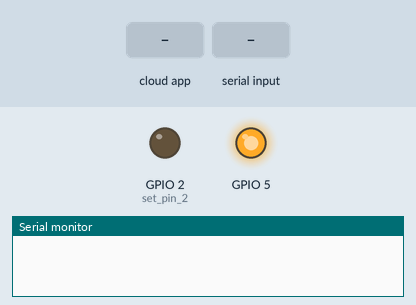
Bench run of a sketch on a simulated ESP8266 (NodeMCU). Shown: output pins drawn as LEDs (lit = HIGH), the last lines printed to the serial monitor. Dashed ring = blinking. Inputs (shaded band) come from the test bench. WiFi joins after 1.5 s; servers stay silent unless stated; no MQTT or app messages arrive unless stated.

Above: at 0.1 s.
At 2.7 s:
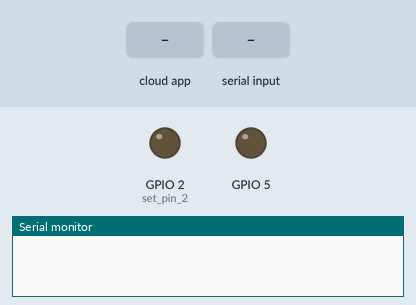
2.8 s: the phone or cloud app sets led to 0
At 4.6 s:
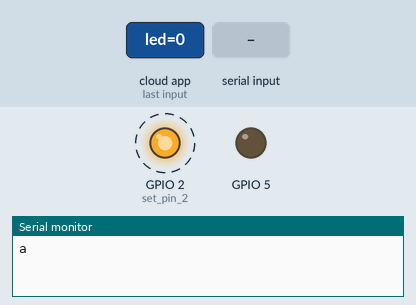
5.8 s: "o#" received over Serial
7.5 s: the phone or cloud app sets led to 1
Timing chart, 0 to 15.8 s (numbered marks = the images above; inputs shaded):
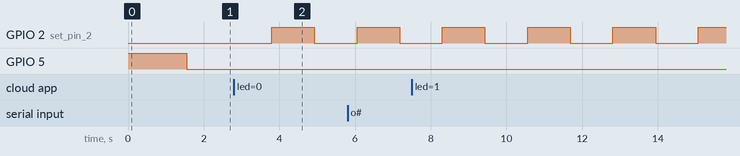

The sketch:

Wifi_ESP8266_ESP_12E.ino
```cpp
#include <ESP8266WiFi.h>
#include "Adafruit_MQTT.h"
#include "Adafruit_MQTT_Client.h"
#include "secrets.h"

#define AIO_SERVER    "io.adafruit.com"
#define AIO_SERVERPORT 1883

WiFiClient client;
Adafruit_MQTT_Client mqtt(&client, AIO_SERVER, AIO_SERVERPORT, AIO_USERNAME, AIO_KEY);

// set publish
Adafruit_MQTT_Publish light_pub = Adafruit_MQTT_Publish(&mqtt, AIO_USERNAME "/feeds/led");
Adafruit_MQTT_Publish temp_pub = Adafruit_MQTT_Publish(&mqtt, AIO_USERNAME "/feeds/temperature");

// setup subcribe
Adafruit_MQTT_Subscribe light_sub = Adafruit_MQTT_Subscribe(&mqtt, AIO_USERNAME "/feeds/led", MQTT_QOS_1);

int led_counter = 0;
int led_status = HIGH;

void lightcallback(char* value, uint16_t len) {
  if (value[0] == '0') Serial.print('a');
  if (value[0] == '1') Serial.print('A');
}

void setup() {
  // put your setup code here, to run once:

  pinMode(2, OUTPUT); // set pin 2,5 as OUTPUT
  pinMode(5, OUTPUT);
  // (turn led while connecting wifi), turn on led
  digitalWrite(5, HIGH);

  Serial.begin(115200);

  //connect Wifi
  WiFi.begin(WLAN_SSID, WLAN_PASS);
  while (WiFi.status() != WL_CONNECTED) {
    delay(500);
  }

  // subscribe light feed
  light_sub.setCallback(lightcallback);
  mqtt.subscribe(&light_sub);

  // connect MQTT
  while (mqtt.connect() != 0) {
    mqtt.disconnect();
    delay(500);
  }

  //finish setup (connected wifi successfully), turn off led
  digitalWrite(5, LOW);
}

void loop() {
  // put your main code here, to run repeatedly:

  // receive packet
  mqtt.processPackets(1);

  //read serial
  if (Serial.available()) {

    // Kiểm tra xem có phải là gói tin nhiệt độ không (bắt đầu bằng '!')
    if (Serial.peek() == '!') {
       String data = Serial.readStringUntil('#');
       if (data.startsWith("!TEMP:")) {
          String temp_str = data.substring(6);
          float temp_val = temp_str.toFloat();

          // Gửi lên Adafruit IO
          // Serial.print("Publishing Temp: ");
          // Serial.println(temp_val);
          temp_pub.publish(temp_val);
       }
    }
    else {
       // Xử lý các ký tự đơn lẻ ('o', 'a', 'A')
       int msg = Serial.read();
       if (msg == 'o') Serial.print('O');
       else if (msg == 'a') light_pub.publish(0);
       else if (msg == 'A') light_pub.publish(1);
    }
  }

  led_counter++;
  if (led_counter == 100) {
    led_counter = 0;
    //toggle LED
    led_status = !led_status; // Swap led ON/OFF
    digitalWrite(2, led_status);
  }
  delay(10);
}
```

secrets.example.h
```cpp
#ifndef SECRETS_H
#define SECRETS_H

#define WLAN_SSID     "YOUR_WIFI_SSID"
#define WLAN_PASS     "YOUR_WIFI_PASSWORD"

#define AIO_USERNAME  "your_adafruit_io_username"
#define AIO_KEY       "your_adafruit_io_key"

#endif
```

Measured:
- by itself, GPIO 2 (set_pin_2): alternates HIGH for 1.1 s and LOW for 1.1 s
